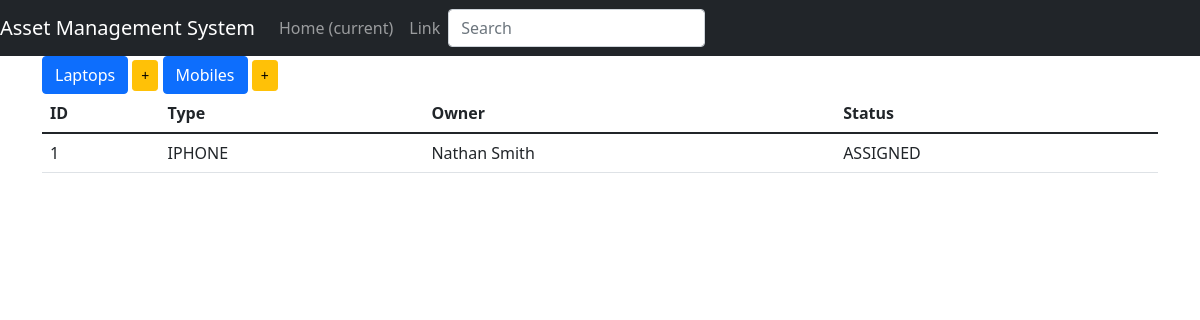
/display_mobiles, run on an earlier commit of the app's database.
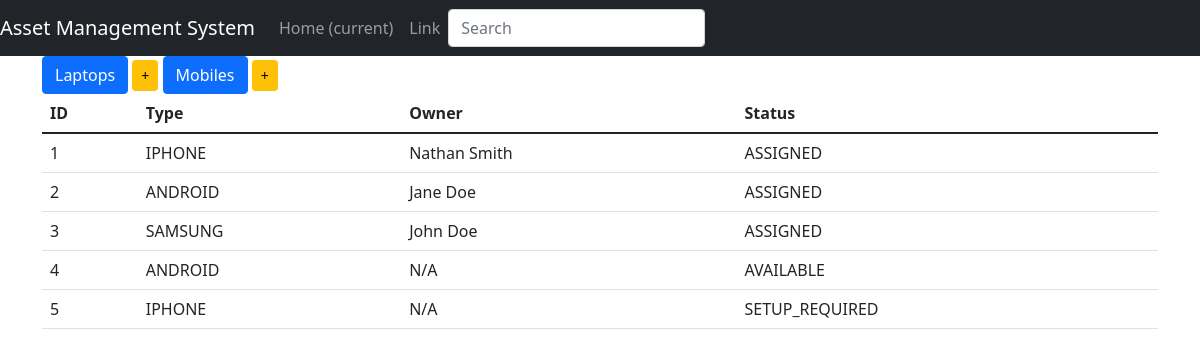
And on a later commit of the database.
### inventory/models.py (models this page shows, shortened)
class Mobile(models.Model):
    type_choices = (
        ('ANDROID', 'Android'),
        ('IPHONE', 'iPhone'),
        ('SAMSUNG', 'Samsung')
    )
    type = models.CharField(max_length=100, choices=type_choices, blank=False)
    owner = models.CharField(max_length=100, blank=False) #This needs changing to a User
    status_choices = (
        ('AVAILABLE', 'Device is available to be assigned'),
        ('ASSIGNED', 'Device is assigned to a staff member'),
        ('SETUP_REQUIRED', 'This device needs setting up before it can be assigned'),
    )
    status =models.CharField(max_length=100, choices=status_choices, blank=False)

### inventory/views.py (the view)
# urls.py: re_path(r'^display_mobiles$', display_mobiles, name='display_mobiles')
def display_mobiles(request):
    items = Mobile.objects.all()
    context = {
        'items' : items,
    }
    return render(request, 'index.html', context)

### inventory/templates/index.html
{% extends 'base.html' %}
{% block body%}
    <div class="button-group">
        <a href="{% url 'display_laptops' %}" class="btn btn-primary btn-md" role="button">Laptops</a>
        <a href="#" class="btn btn-warning btn-sm" role="button"> +</a>
        <a href="{% url 'display_mobiles' %}" class="btn btn-primary btn-md" role="button">Mobiles</a>
        <a href="#" class="btn btn-warning btn-sm" role="button"> +</a>
    </div>
    <table class="table table-hover">
        <thead>
            <tr>
                <th>ID</th>
                <th>Type</th>
                <th>Owner</th>
                <th>Status</th>
            </tr>
        </thead>
        <tbody>
            {% for item in items %}
                <tr>
                    <td>{{ item.pk }}</td>
                    <td>{{ item.type }}</td>
                    <td>{{ item.owner }}</td>
                    <td>{{ item.status }}</td>
                </tr>
            {% endfor %}
        </tbody>
    </table>
{% endblock %}

### inventory/templates/base.html (shortened to what this page needs)
<html>
    <head>
    </head>
    {% load static %}
    <link rel="stylesheet" href="{% static '/css/style.css'%}">
    <link rel="stylesheet" href="{% static '/css/bootstrap.min.css'%}">
    <body>
        <nav class="navbar navbar-expand navbar-dark bg-dark">
            <a class="navbar-brand" href="#">Asset Management System</a>
            <div class="collapse navbar-collapse" id="navbarsExample02">
              <ul class="navbar-nav mr-auto">
                <li class="nav-item active">
                  <a class="nav-link" href="#">Home <span class="sr-only">(current)</span></a>
                </li>
                <li class="nav-item">
                  <a class="nav-link" href="#">Link</a>
                </li>
              </ul>
              <form class="form-inline my-2 my-md-0">
                <input class="form-control" type="text" placeholder="Search">
              </form>
            </div>
          </nav>
        <div class="container">
            {% block body %}
            {% endblock %}
        </div>
    </body>
</html>

What changed in the data, as far as the page shows it:
added Mobile: pk "2", type "ANDROID", owner "Jane Doe", status "ASSIGNED"
added Mobile: pk "3", type "SAMSUNG", owner "John Doe", status "ASSIGNED"
added Mobile: pk "4", type "ANDROID", owner "N/A", status "AVAILABLE"
added Mobile: pk "5", type "IPHONE", owner "N/A", status "SETUP_REQUIRED"
